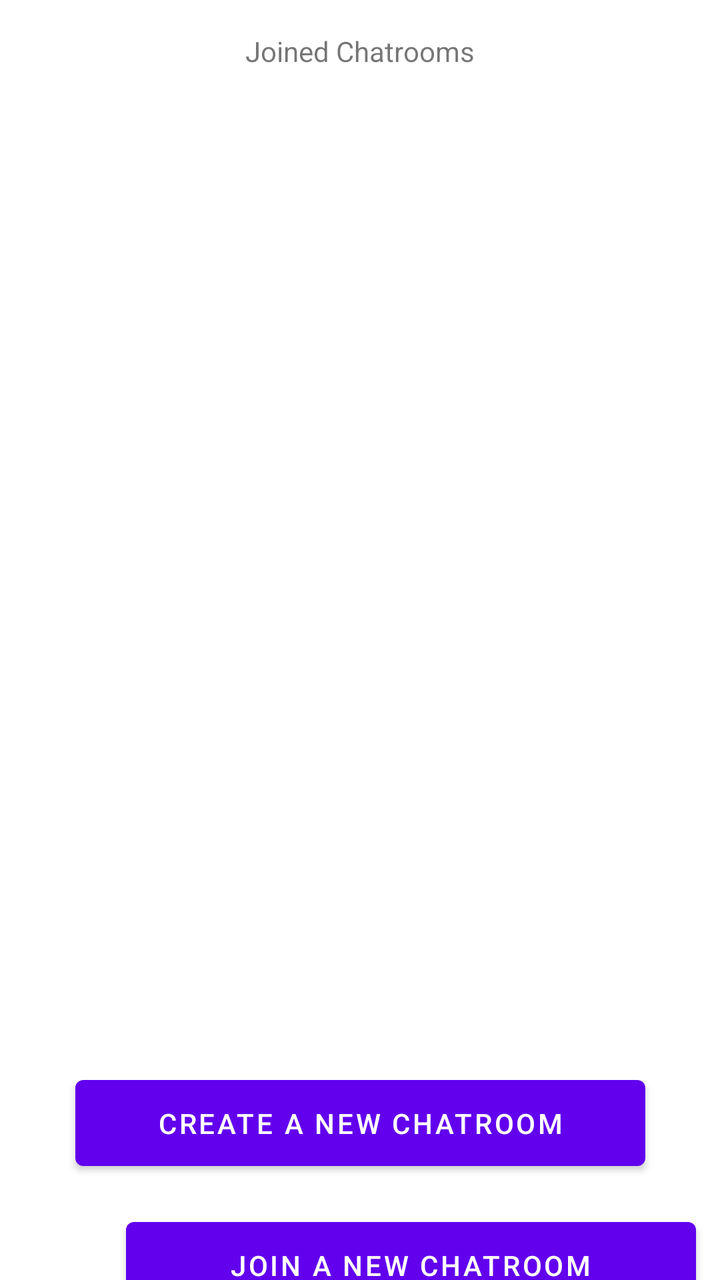
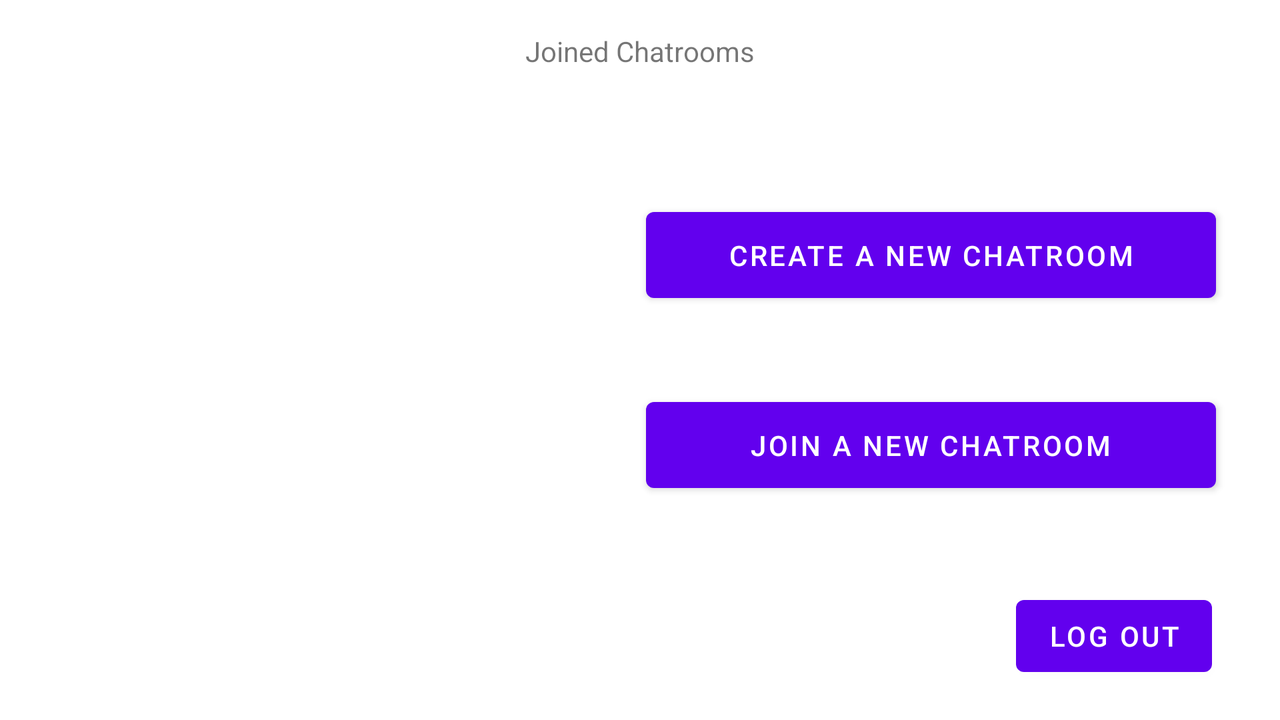

One screen, two layout resources from the same app: the default and the repository's alternative for another configuration. Each is rendered where Android would select it; the XML of both is given below.
<!-- AndroidManifest.xml: application theme Theme.ConversationalIST -->
<!-- res/layout/activity_chatrooms.xml -->
<?xml version="1.0" encoding="utf-8"?>
<androidx.constraintlayout.widget.ConstraintLayout xmlns:android="http://schemas.android.com/apk/res/android"
    xmlns:app="http://schemas.android.com/apk/res-auto"
    xmlns:tools="http://schemas.android.com/tools"
    android:layout_width="match_parent"
    android:layout_height="match_parent"
    tools:context=".ListChatroomsActivity">

    <ListView
        android:id="@+id/chatroomsListView"
        android:layout_width="353dp"
        android:layout_height="457dp"
        android:layout_marginStart="29dp"
        android:layout_marginTop="23dp"
        android:layout_marginEnd="29dp"
        app:layout_constraintEnd_toEndOf="parent"
        app:layout_constraintStart_toStartOf="parent"
        app:layout_constraintTop_toBottomOf="@+id/textView3" />

    <Button
        android:id="@+id/goCreateChatroomButton"
        android:layout_width="285dp"
        android:layout_height="55dp"
        android:layout_marginStart="63dp"
        android:layout_marginTop="19dp"
        android:layout_marginEnd="63dp"
        android:onClick="onCreateChatroom"
        android:text="@string/create_new_chatroom"
        app:layout_constraintEnd_toEndOf="parent"
        app:layout_constraintStart_toStartOf="parent"
        app:layout_constraintTop_toBottomOf="@+id/chatroomsListView" />

    <Button
        android:id="@+id/goJoinChatroomButton"
        android:layout_width="285dp"
        android:layout_height="55dp"
        android:layout_marginStart="63dp"
        android:layout_marginTop="16dp"
        android:layout_marginEnd="63dp"
        android:onClick="onJoinChatroom"
        android:text="@string/join_new_chatroom"
        app:layout_constraintEnd_toEndOf="parent"
        app:layout_constraintHorizontal_bias="0.0"
        app:layout_constraintStart_toStartOf="parent"
        app:layout_constraintTop_toBottomOf="@+id/goCreateChatroomButton" />

    <TextView
        android:id="@+id/textView3"
        android:layout_width="wrap_content"
        android:layout_height="wrap_content"
        android:layout_marginStart="148dp"
        android:layout_marginTop="16dp"
        android:layout_marginEnd="148dp"
        android:text="@string/joined_chatrooms"
        app:layout_constraintEnd_toEndOf="parent"
        app:layout_constraintStart_toStartOf="parent"
        app:layout_constraintTop_toTopOf="parent" />

    <Button
        android:id="@+id/logoutButton"
        android:layout_width="wrap_content"
        android:layout_height="wrap_content"
        android:layout_marginStart="156dp"
        android:layout_marginTop="16dp"
        android:onClick="onLogOut"
        android:text="@string/log_out"
        app:layout_constraintStart_toStartOf="parent"
        app:layout_constraintTop_toBottomOf="@+id/goJoinChatroomButton" />
</androidx.constraintlayout.widget.ConstraintLayout>
<!-- resources referenced by this layout -->
<resources>
  <string name="create_new_chatroom">Create a new chatroom</string>
  <string name="join_new_chatroom">Join a new chatroom</string>
  <string name="joined_chatrooms">Joined Chatrooms</string>
  <string name="log_out">Log Out</string>
  <style name="Theme.ConversationalIST" parent="Theme.MaterialComponents.DayNight.DarkActionBar">
          
          <item name="colorPrimary">@color/purple_500</item>
          <item name="colorPrimaryVariant">@color/purple_700</item>
          <item name="colorOnPrimary">@color/white</item>
          
          <item name="colorSecondary">@color/teal_200</item>
          <item name="colorSecondaryVariant">@color/teal_700</item>
          <item name="colorOnSecondary">@color/black</item>
          
          <item name="android:statusBarColor" tools:targetApi="l">?attr/colorPrimaryVariant</item>
          
          <item name="windowNoTitle">true</item>
          <item name="windowActionBar">false</item>
      </style>
</resources>
<!-- res/layout-land/activity_chatrooms.xml (the repository's variant of the layout above) -->
<!-- drawn on the phone turned sideways -->
<?xml version="1.0" encoding="utf-8"?>
<androidx.constraintlayout.widget.ConstraintLayout xmlns:android="http://schemas.android.com/apk/res/android"
    xmlns:app="http://schemas.android.com/apk/res-auto"
    xmlns:tools="http://schemas.android.com/tools"
    android:layout_width="match_parent"
    android:layout_height="match_parent"
    tools:context=".ListChatroomsActivity">

    <ListView
        android:id="@+id/chatroomsListView"
        android:layout_width="353dp"
        android:layout_height="300dp"
        android:layout_marginStart="29dp"
        android:layout_marginTop="24dp"
        android:layout_marginEnd="29dp"
        app:layout_constraintEnd_toEndOf="parent"
        app:layout_constraintHorizontal_bias="0.0"
        app:layout_constraintStart_toStartOf="parent"
        app:layout_constraintTop_toBottomOf="@+id/textView3" />

    <Button
        android:id="@+id/goCreateChatroomButton"
        android:layout_width="285dp"
        android:layout_height="55dp"
        android:layout_marginStart="63dp"
        android:layout_marginTop="100dp"
        android:layout_marginEnd="32dp"
        android:onClick="onCreateChatroom"
        android:text="@string/create_new_chatroom"
        app:layout_constraintEnd_toEndOf="parent"
        app:layout_constraintHorizontal_bias="1.0"
        app:layout_constraintStart_toStartOf="parent"
        app:layout_constraintTop_toTopOf="parent" />

    <Button
        android:id="@+id/goJoinChatroomButton"
        android:layout_width="285dp"
        android:layout_height="55dp"
        android:layout_marginStart="63dp"
        android:layout_marginTop="40dp"
        android:layout_marginEnd="32dp"
        android:onClick="onJoinChatroom"
        android:text="@string/join_new_chatroom"
        app:layout_constraintEnd_toEndOf="parent"
        app:layout_constraintHorizontal_bias="1.0"
        app:layout_constraintStart_toStartOf="parent"
        app:layout_constraintTop_toBottomOf="@+id/goCreateChatroomButton" />

    <Button
        android:id="@+id/logoutButton"
        android:layout_width="wrap_content"
        android:layout_height="wrap_content"
        android:layout_marginStart="508dp"
        android:layout_marginTop="44dp"
        android:onClick="onLogOut"
        android:text="@string/log_out"
        app:layout_constraintStart_toStartOf="parent"
        app:layout_constraintTop_toBottomOf="@+id/goJoinChatroomButton" />

    <TextView
        android:id="@+id/textView3"
        android:layout_width="wrap_content"
        android:layout_height="wrap_content"
        android:layout_marginStart="148dp"
        android:layout_marginTop="16dp"
        android:layout_marginEnd="148dp"
        android:text="@string/joined_chatrooms"
        app:layout_constraintEnd_toEndOf="parent"
        app:layout_constraintStart_toStartOf="parent"
        app:layout_constraintTop_toTopOf="parent" />
</androidx.constraintlayout.widget.ConstraintLayout>
